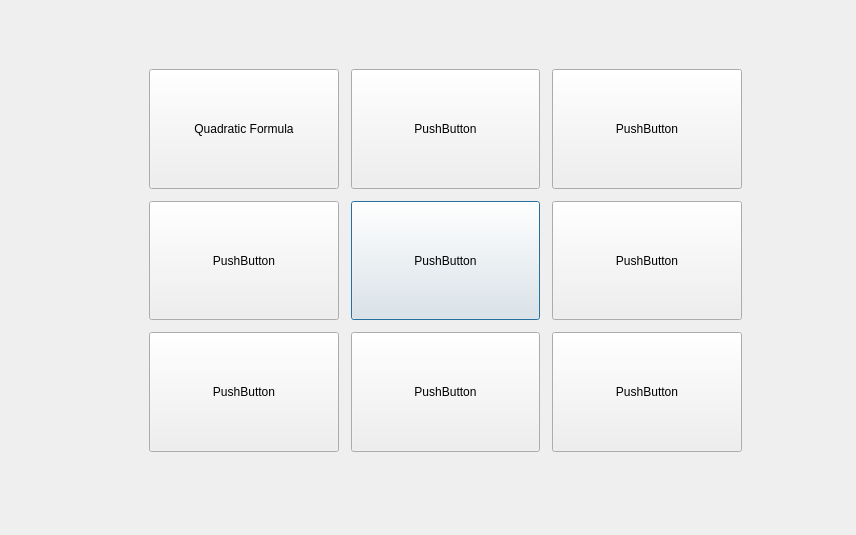
<?xml version="1.0" encoding="UTF-8"?>
<ui version="4.0">
 <class>Dialog</class>
 <widget class="QDialog" name="Dialog">
  <property name="geometry">
   <rect>
    <x>0</x>
    <y>0</y>
    <width>856</width>
    <height>535</height>
   </rect>
  </property>
  <property name="windowTitle">
   <string>Dialog</string>
  </property>
  <widget class="QWidget" name="gridLayoutWidget">
   <property name="geometry">
    <rect>
     <x>140</x>
     <y>60</y>
     <width>611</width>
     <height>401</height>
    </rect>
   </property>
   <property name="sizePolicy">
    <sizepolicy hsizetype="Expanding" vsizetype="Expanding">
     <horstretch>0</horstretch>
     <verstretch>0</verstretch>
    </sizepolicy>
   </property>
   <layout class="QGridLayout" name="gridLayout">
    <property name="sizeConstraint">
     <enum>QLayout::SetDefaultConstraint</enum>
    </property>
    <property name="leftMargin">
     <number>9</number>
    </property>
    <property name="topMargin">
     <number>9</number>
    </property>
    <property name="rightMargin">
     <number>9</number>
    </property>
    <property name="bottomMargin">
     <number>9</number>
    </property>
    <property name="horizontalSpacing">
     <number>6</number>
    </property>
    <item row="2" column="2">
     <widget class="QPushButton" name="pushButton_4">
      <property name="sizePolicy">
       <sizepolicy hsizetype="Expanding" vsizetype="Expanding">
        <horstretch>0</horstretch>
        <verstretch>0</verstretch>
       </sizepolicy>
      </property>
      <property name="text">
       <string>PushButton</string>
      </property>
      <property name="checkable">
       <bool>false</bool>
      </property>
     </widget>
    </item>
    <item row="2" column="0">
     <widget class="QPushButton" name="pushButton">
      <property name="sizePolicy">
       <sizepolicy hsizetype="Expanding" vsizetype="Expanding">
        <horstretch>0</horstretch>
        <verstretch>0</verstretch>
       </sizepolicy>
      </property>
      <property name="text">
       <string>PushButton</string>
      </property>
      <property name="checkable">
       <bool>false</bool>
      </property>
     </widget>
    </item>
    <item row="4" column="4">
     <widget class="QPushButton" name="pushButton_10">
      <property name="sizePolicy">
       <sizepolicy hsizetype="Expanding" vsizetype="Expanding">
        <horstretch>0</horstretch>
        <verstretch>0</verstretch>
       </sizepolicy>
      </property>
      <property name="text">
       <string>PushButton</string>
      </property>
     </widget>
    </item>
    <item row="0" column="2">
     <widget class="QPushButton" name="pushButton_3">
      <property name="sizePolicy">
       <sizepolicy hsizetype="Expanding" vsizetype="Expanding">
        <horstretch>0</horstretch>
        <verstretch>0</verstretch>
       </sizepolicy>
      </property>
      <property name="text">
       <string>PushButton</string>
      </property>
      <property name="checkable">
       <bool>false</bool>
      </property>
     </widget>
    </item>
    <item row="0" column="1">
     <widget class="QFrame" name="frame_2">
      <property name="sizePolicy">
       <sizepolicy hsizetype="Preferred" vsizetype="Preferred">
        <horstretch>0</horstretch>
        <verstretch>0</verstretch>
       </sizepolicy>
      </property>
      <property name="frameShape">
       <enum>QFrame::StyledPanel</enum>
      </property>
      <property name="frameShadow">
       <enum>QFrame::Raised</enum>
      </property>
     </widget>
    </item>
    <item row="0" column="0">
     <widget class="QPushButton" name="quadform">
      <property name="sizePolicy">
       <sizepolicy hsizetype="Expanding" vsizetype="Expanding">
        <horstretch>0</horstretch>
        <verstretch>0</verstretch>
       </sizepolicy>
      </property>
      <property name="text">
       <string>Quadratic Formula</string>
      </property>
      <property name="checkable">
       <bool>false</bool>
      </property>
     </widget>
    </item>
    <item row="0" column="4">
     <widget class="QPushButton" name="pushButton_5">
      <property name="sizePolicy">
       <sizepolicy hsizetype="Expanding" vsizetype="Expanding">
        <horstretch>0</horstretch>
        <verstretch>0</verstretch>
       </sizepolicy>
      </property>
      <property name="text">
       <string>PushButton</string>
      </property>
      <property name="checkable">
       <bool>false</bool>
      </property>
     </widget>
    </item>
    <item row="4" column="0">
     <widget class="QPushButton" name="pushButton_7">
      <property name="sizePolicy">
       <sizepolicy hsizetype="Expanding" vsizetype="Expanding">
        <horstretch>0</horstretch>
        <verstretch>0</verstretch>
       </sizepolicy>
      </property>
      <property name="text">
       <string>PushButton</string>
      </property>
      <property name="checkable">
       <bool>false</bool>
      </property>
      <property name="autoDefault">
       <bool>true</bool>
      </property>
      <property name="default">
       <bool>false</bool>
      </property>
      <property name="flat">
       <bool>false</bool>
      </property>
     </widget>
    </item>
    <item row="1" column="0">
     <widget class="QFrame" name="frame">
      <property name="sizePolicy">
       <sizepolicy hsizetype="Preferred" vsizetype="Preferred">
        <horstretch>0</horstretch>
        <verstretch>0</verstretch>
       </sizepolicy>
      </property>
      <property name="frameShape">
       <enum>QFrame::StyledPanel</enum>
      </property>
      <property name="frameShadow">
       <enum>QFrame::Raised</enum>
      </property>
     </widget>
    </item>
    <item row="2" column="4">
     <widget class="QPushButton" name="pushButton_6">
      <property name="sizePolicy">
       <sizepolicy hsizetype="Expanding" vsizetype="Expanding">
        <horstretch>0</horstretch>
        <verstretch>0</verstretch>
       </sizepolicy>
      </property>
      <property name="text">
       <string>PushButton</string>
      </property>
      <property name="checkable">
       <bool>false</bool>
      </property>
     </widget>
    </item>
    <item row="4" column="2">
     <widget class="QPushButton" name="pushButton_9">
      <property name="sizePolicy">
       <sizepolicy hsizetype="Expanding" vsizetype="Expanding">
        <horstretch>0</horstretch>
        <verstretch>0</verstretch>
       </sizepolicy>
      </property>
      <property name="text">
       <string>PushButton</string>
      </property>
     </widget>
    </item>
    <item row="3" column="2">
     <widget class="QFrame" name="frame_4">
      <property name="sizePolicy">
       <sizepolicy hsizetype="Preferred" vsizetype="Preferred">
        <horstretch>0</horstretch>
        <verstretch>0</verstretch>
       </sizepolicy>
      </property>
      <property name="frameShape">
       <enum>QFrame::StyledPanel</enum>
      </property>
      <property name="frameShadow">
       <enum>QFrame::Raised</enum>
      </property>
     </widget>
    </item>
    <item row="0" column="3">
     <widget class="QFrame" name="frame_3">
      <property name="sizePolicy">
       <sizepolicy hsizetype="Preferred" vsizetype="Preferred">
        <horstretch>0</horstretch>
        <verstretch>0</verstretch>
       </sizepolicy>
      </property>
      <property name="frameShape">
       <enum>QFrame::StyledPanel</enum>
      </property>
      <property name="frameShadow">
       <enum>QFrame::Raised</enum>
      </property>
     </widget>
    </item>
   </layout>
  </widget>
 </widget>
 <resources/>
 <connections/>
</ui>
